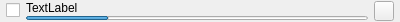
<?xml version="1.0" encoding="UTF-8"?>
<ui version="4.0">
 <class>QvkAudioPipewireSingle</class>
 <widget class="QFrame" name="QvkAudioPipewireSingle">
  <property name="geometry">
   <rect>
    <x>0</x>
    <y>0</y>
    <width>400</width>
    <height>22</height>
   </rect>
  </property>
  <property name="windowTitle">
   <string notr="true"/>
  </property>
  <property name="lineWidth">
   <number>0</number>
  </property>
  <layout class="QVBoxLayout" name="verticalLayout_2">
   <property name="spacing">
    <number>0</number>
   </property>
   <property name="leftMargin">
    <number>0</number>
   </property>
   <property name="topMargin">
    <number>0</number>
   </property>
   <property name="rightMargin">
    <number>0</number>
   </property>
   <property name="bottomMargin">
    <number>0</number>
   </property>
   <item>
    <layout class="QHBoxLayout" name="horizontalLayout">
     <property name="spacing">
      <number>6</number>
     </property>
     <property name="leftMargin">
      <number>6</number>
     </property>
     <property name="rightMargin">
      <number>6</number>
     </property>
     <item>
      <widget class="QCheckBox" name="checkBoxAudioDevice">
       <property name="text">
        <string notr="true"/>
       </property>
       <property name="shortcut">
        <string/>
       </property>
      </widget>
     </item>
     <item>
      <layout class="QVBoxLayout" name="verticalLayout">
       <property name="spacing">
        <number>1</number>
       </property>
       <item>
        <widget class="QLabel" name="labelAudioDevice">
         <property name="maximumSize">
          <size>
           <width>16777215</width>
           <height>12</height>
          </size>
         </property>
         <property name="text">
          <string notr="true">TextLabel</string>
         </property>
        </widget>
       </item>
       <item>
        <widget class="QProgressBar" name="progressBarAudioDevice">
         <property name="maximumSize">
          <size>
           <width>16777215</width>
           <height>4</height>
          </size>
         </property>
         <property name="value">
          <number>24</number>
         </property>
         <property name="textVisible">
          <bool>false</bool>
         </property>
        </widget>
       </item>
      </layout>
     </item>
     <item>
      <widget class="QToolButton" name="toolButtonAudioLevelmeter">
       <property name="maximumSize">
        <size>
         <width>20</width>
         <height>20</height>
        </size>
       </property>
       <property name="text">
        <string notr="true"/>
       </property>
       <property name="icon">
        <iconset resource="../../screencast.qrc">
         <normaloff>:/pictures/screencast/missing.png</normaloff>
         <normalon>:/pictures/screencast/accept.png</normalon>:/pictures/screencast/missing.png</iconset>
       </property>
       <property name="shortcut">
        <string notr="true"/>
       </property>
       <property name="checkable">
        <bool>true</bool>
       </property>
      </widget>
     </item>
    </layout>
   </item>
  </layout>
 </widget>
 <resources>
  <include location="../../screencast.qrc"/>
 </resources>
 <connections/>
</ui>
